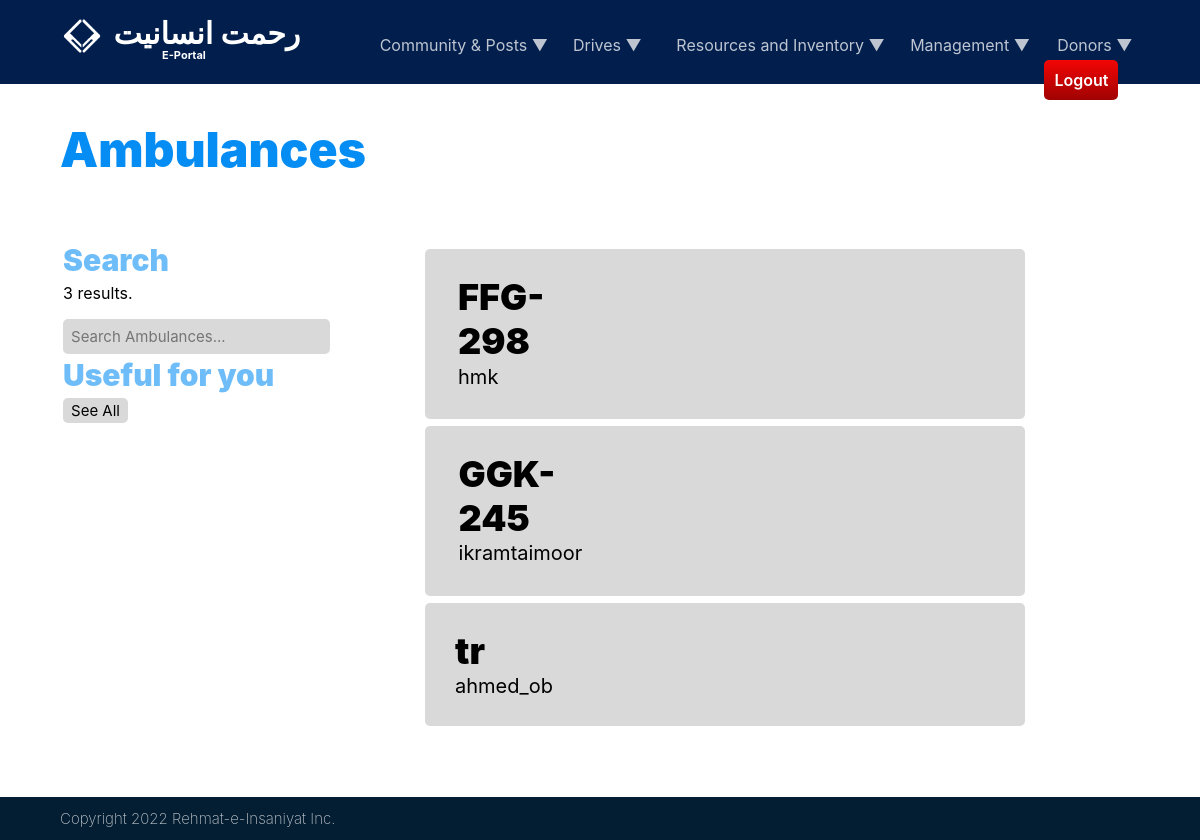
The app's page /employees/ambulances/ (signed in) with its own data.
### employees/models.py (models this page shows, shortened)
class Ambulance(models.Model):
    plate_no = models.CharField(max_length=100, unique=True)
    driver = models.ForeignKey(Employee, on_delete=models.SET_NULL, null=True)
    class Meta:
        ordering = ["-id"]

class Employee(AbstractBaseUser, PermissionsMixin):
    first_name = models.CharField(max_length=150)
    last_name = models.CharField(max_length=150)
    username = models.CharField(max_length=250, unique=True)
    email = models.EmailField(_('email address'), unique=True)
    role = models.CharField(max_length=100)
    description = models.TextField(null=True, blank=True)
    available = models.BooleanField(default=True)
    is_staff = models.BooleanField(default=False)
    is_superuser = models.BooleanField(default=False)
    is_active = models.BooleanField(default=True)
    date_joined = models.DateTimeField(default=timezone.now)
    USERNAME_FIELD = 'email'
    REQUIRED_FIELDS = ['role', 'username']
    objects = CustomUserManager()
    class Meta:
        ordering = ["-id"]

### employees/views.py (the view)
# urls.py: path('ambulances/', views.ambulances, name='ambulances'),
@login_required(login_url='login')
def ambulances(request):
    if request.GET.get('q') != None:
        q = request.GET.get('q')
    else:
        q = ''
    ambulances = Ambulance.objects.filter(
        Q(plate_no__icontains=q)
        )
    ambulances_count = ambulances.count()
    context = {
        'ambulances': ambulances,
        'ambulances_count': ambulances_count,
    }
    return render(request, 'employees/ambulances.html', context)

### employees/templates/employees/ambulances.html (shortened to what this page needs)
{% extends 'main.html' %}
{% block content %}
    <div class="pg_head_container">
        <element class="pg_head">Ambulances</element>
    </div>
    <table id="pg_divider" style="margin: 5%; width:90%">
        <tr>
            <td width=30% style="vertical-align: top; padding-right: 5%;">
                <element class="subhead">Search</element>
                <element class="pg_txt">{{ ambulances_count }} results.</element>
                <form method="GET" action="{% url 'ambulances' %}">
                    <input class="usr_rect" type="search" name="q" placeholder="Search Ambulances...">
                </form>
                <element class="subhead">Useful for you</element>
                <a href="{% url 'ambulances' %}"><button class="pst_filter">See All</button></a>
            </td>
            <td width="70%">
                {% for ambulance in ambulances %}
                <table class="pst_container" style="width: 80%; margin-left: 5%;">
                    <tr>
                        <td width=60%>
                            <div class="pst_title">{{ ambulance.plate_no }}</div>
                            <div class="pst_txt">{{ ambulance.driver.username}}</div>
                        </td>
                        <td width=30%>
                        </td>
                        <td>
                        </td>
                    </tr>
                </table>
                {% endfor %}
            </td>
        </tr>
    </table>
{% endblock content %}

### static/css/page_header.css (style rules this page uses)
.pg_head_container { width: 30%; margin-left: 5%; font-size: 20px; position: relative; vertical-align: middle; }
.pg_head { margin-top: 10%; display: block; color: #058DF3; font-family: 'Inter Black'; font-size: 48px; }
.pg_txt { margin-top: 1%; margin-bottom: 5%; color: black; display: block; font-family: 'Inter'; }

### static/css/extra_txtfx.css (style rules this page uses)
.subhead { position: relative; color: #058cf393; top: 0%; padding-bottom: 1%; font-family: "Inter Black"; display: block; opacity: 100%; font-weight: bolder; font-size: 30px; }

### static/css/post.css (style rules this page uses)
.pst_container { padding: 3%; margin-top: 1%; width: 100%; display: block; background-color: rgb(180, 180, 180, 0.5); border-radius: 5px; margin-bottom: 1%; }
.pst_title { padding-left: 5%; position: relative; display: block; font-family: 'Inter Black'; font-size: 36px; width: 70%; }
.pst_txt { width: 90%; padding-left: 5%; padding-bottom: 3%; margin-top: 1%; position: relative; display: block; font-family: 'Inter'; font-size: 20px; }
.pst_filter { font-size: 15px; font-family: 'Inter'; padding: 1%; padding-left: 3%; padding-right: 3%; margin-top: 1%; margin-bottom: 1%; border: 0px; border-radius: 5px; background-color: #D9D9D9; display: inline-block; color: rgba(0, 0, 0, 1); width: fit-content; }

### static/css/user_fields.css (style rules this page uses)
.usr_rect { width: 100%; font-size: 15px; font-family: 'Inter'; padding: 3%; margin-top: 1%; margin-bottom: 1%; border: 0px; border-radius: 5px; background-color: #D9D9D9; color: rgba(0, 0, 0, 0.50); height: fit-content; }

### records on screen
Ambulance: plate_no "FFG-298", driver.username "hmk"
Ambulance: plate_no "GGK-245", driver.username "ikramtaimoor"
Ambulance: plate_no "tr", driver.username "ahmed_ob"

### other values on screen
{{ ambulances_count }} "3"
